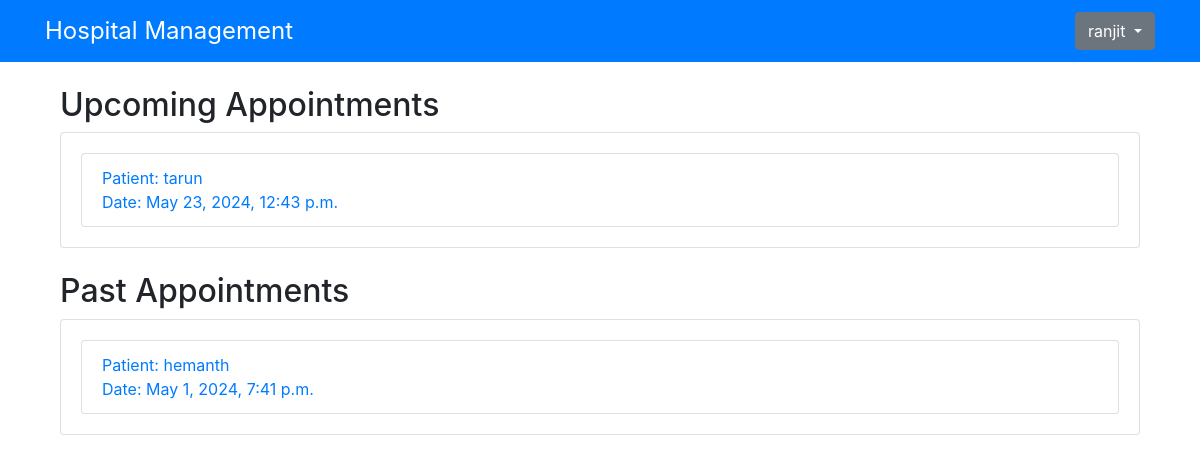
Screenshot of / (signed in) with the database file from the repository.
### app/models.py (models this page shows)
class User(AbstractUser):
    is_doctor = models.BooleanField(default=False)
    is_patient = models.BooleanField(default=False)

class Appointment(models.Model):
    A_DATETIME=models.DateTimeField(default=datetime.now(), blank=True)
    D_ID=models.ForeignKey(Doctor, on_delete=models.CASCADE)
    P_ID=models.ForeignKey(Patient, on_delete=models.CASCADE)
    is_complete=models.BooleanField(default=False)

class Patient(models.Model):
    user = models.OneToOneField(User, on_delete=models.CASCADE, primary_key=True)
    F_NAME=models.CharField(max_length=50)
    L_NAME=models.CharField(max_length=50)
    STREET=models.CharField(max_length=50)
    CITY=models.CharField(max_length=50)
    STATE=models.CharField(max_length=50)
    COUNTRY=models.CharField(max_length=50)
    DOB=models.DateField(blank=True, null=True)
    PHONE=models.CharField(max_length=20)
    image = models.ImageField(upload_to='profile_pic', default="{% static 'default.jped' %}")

### app/views.py (the view)
# urls.py: 2. Add a URL to urlpatterns:  path('', views.home, name='home')
def home(request):
    if request.user.is_authenticated:
        if request.user.is_superuser:  # Show all appointments for superuser
            appointments = Appointment.objects.all()
        else:
            if(request.user.is_doctor):
                appointments = Appointment.objects.filter(D_ID=request.user.doctor)
            else:
                appointments = Appointment.objects.filter(P_ID=request.user.patient) # Get first 3 appointments for the user
        upcoming=[]
        past=[]
        for i in appointments:
            if(i.is_complete):
                past.append(i)
            else:
                upcoming.append(i)
        context = {'upcoming_appointments': upcoming,'past_appointments': past}
        print(context)
    else:
        context = {}
    return render(request, 'app/home.html', context)

### app/templates/app/home.html (shortened to what this page needs)
{% extends 'app/base.html' %} {% block title %}Home{% endblock %}
{% block content %}
<div class="container mt-4">
  <h2>Upcoming Appointments</h2>
  {% if upcoming_appointments %}
  <div class="card">
    <div class="card-body">
      <ul class="list-group">
        {% for appointment in upcoming_appointments %}
        <li class="list-group-item">
            {% if user.is_patient %} Doctor: {{ appointment.D_ID.F_NAME }}<br /> Date: {{ appointment.A_DATETIME }}<br />
            {% elif user.is_doctor %}<a href="{% url 'create_treatment' appointment.pk %}">Patient: {{ appointment.P_ID.F_NAME }}<br />
              Date: {{ appointment.A_DATETIME }}
            </a> <br />
            {% else %}<a href="{% url 'appointment_detail' appointment.pk %}">Doctor: {{ appointment.D_ID.F_NAME }}<br />
            Patient: {{ appointment.P_ID.F_NAME }}<br /> Date: {{ appointment.A_DATETIME }}<br /></a>
            {% endif %}
        </li>
        {% endfor %}
      </ul>
    </div>
  </div>
  {% else %}
  <p>No upcoming appointments.</p>
  {% endif %}
  <h2 class="mt-4">Past Appointments</h2>
  {% if past_appointments %}
  <div class="card">
    <div class="card-body">
      <ul class="list-group">
        {% for appointment in past_appointments %}
        <li class="list-group-item">
          <a href="{% url 'appointment_detail' appointment.pk %}">
            {% if user.is_patient %} Doctor: {{
            appointment.D_ID.F_NAME }}<br />
            {% elif user.is_doctor %}
            Patient: {{ appointment.P_ID.F_NAME }}<br />
            {% endif %} Date: {{ appointment.A_DATETIME }}
          </a>
        </li>
        {% endfor %}
      </ul>
    </div>
  </div>
  {% else %}
  <p>No past appointments.</p>
  {% endif %}
</div>
{% endblock %}

### app/templates/app/base.html (shortened to what this page needs)
<!DOCTYPE html>
<html lang="en">
  <head>
    <link
      rel="stylesheet"
      href="https://stackpath.bootstrapcdn.com/bootstrap/4.5.2/css/bootstrap.min.css"
    />
  </head>
  <body>
    <nav class="navbar navbar-expand-lg navbar-dark bg-primary">
      <div class="container">
        <a class="navbar-brand" href="{% url 'home' %}">Hospital Management</a>
        {% if user.is_authenticated %}
        <div class="ml-auto">
          <div class="dropdown">
            <button
              class="btn btn-secondary dropdown-toggle"
              type="button"
              id="dropdownMenuButton"
              data-toggle="dropdown"
              aria-haspopup="true"
              aria-expanded="false"
            >
              {{ user.username }}
            </button>
          </div>
        </div>
        {% endif %}
      </div>
    </nav>
    <div class="container mt-4">{% block content %} {% endblock %}</div>
  </body>
</html>

### app/templates/app/base.html (style rules this page uses)
.navbar { border-radius: 0; }
.navbar-brand { font-size: 1.5rem; }

### rows the page displays
User: username "ranjit"
Appointment: P_ID.F_NAME "tarun", A_DATETIME "May 23, 2024, 12:43 p.m."
Appointment: P_ID.F_NAME "hemanth", A_DATETIME "May 1, 2024, 7:41 p.m."
